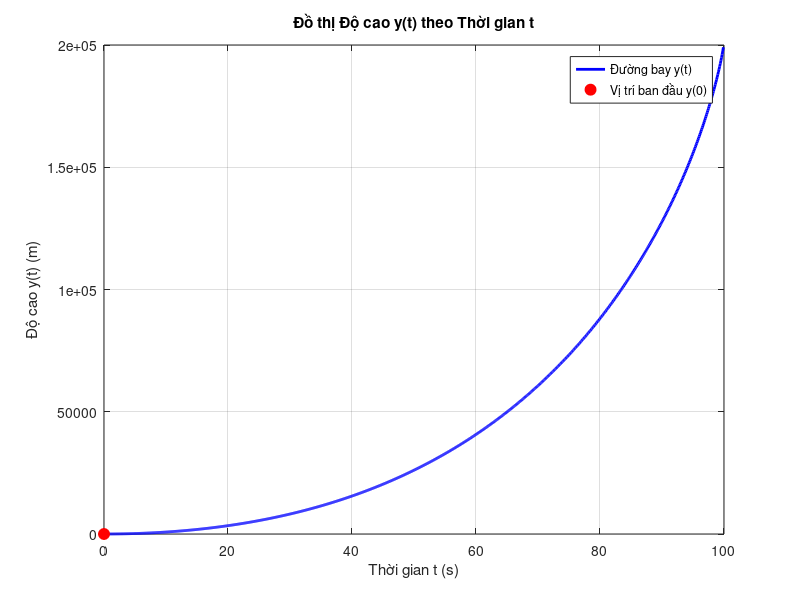

This chart was generated by the following MATLAB code:
clc;
clear;

g = 9.81;

% Sử dụng giá trị mẫu thay vì input
m_ = -10;  % Tốc độ đốt nhiên liệu (kg/s) - phải âm
m0 = 1000;  % Khối lượng tên lửa (kg)
h0 = 0;     % Vị trí ban đầu (m)
v_ = 2500;  % Vận tốc đẩy khí (m/s)

disp ('---------------------------------------------------');
disp ('Sử dụng giá trị mẫu:');

t_het_nhien_lieu = m0 / abs(m_);

% Xuất ra màn hình
disp ('----------------------------------------------------')
disp (['Thông số tốc độ đốt nhiên liệu của tên lửa là: ', num2str(m_), ' kg/s']);
disp (['Khối lượng của tên lửa là: ', num2str(m0),' kg']);
if h0 == 0
    disp (['Tên lửa đặt tại mặt đất']);
else 
    disp (['Tên lửa ở độ cao ', num2str(h0), 'm so với mặt đất']);
end
disp (['Vận tốc đẩy khí của tên lửa là: ', num2str(v_)]);
disp (['Hằng số gia tốc trọng trường: ', num2str(g),' m/s^2']);
disp (['Thời gian hết nhiên liệu của tên lửa: ', num2str(t_het_nhien_lieu), ' s']);

% Vẽ đồ thị 2D
yt = @(t) v_.*(t + m0/m_).*log(m0 ./ (m0 + m_.*t) ) + v_.*t - 0.5.*g.* t.^2 + h0;
t = linspace(0, t_het_nhien_lieu , 1000);
y = yt(t);

figure('Name', 'Đồ thị Độ cao của Tên Lửa theo Thời gian');
plot(t, y, 'b', 'LineWidth', 2);
title('Đồ thị Độ cao y(t) theo Thời gian t');
xlabel('Thời gian t (s)'); 
ylabel('Độ cao y(t) (m)'); 
grid on;

hold on;
plot(0, h0, 'ro', 'MarkerSize', 8, 'MarkerFaceColor', 'r');
legend('Đường bay y(t)', 'Vị trí ban đầu y(0)', 'Location', 'best');
hold off;

% Lưu đồ thị
print -dpng quydao_plot.png
disp ('----------------------------------------------------')
disp ('Đồ thị đã được lưu vào file: quydao_plot.png');
